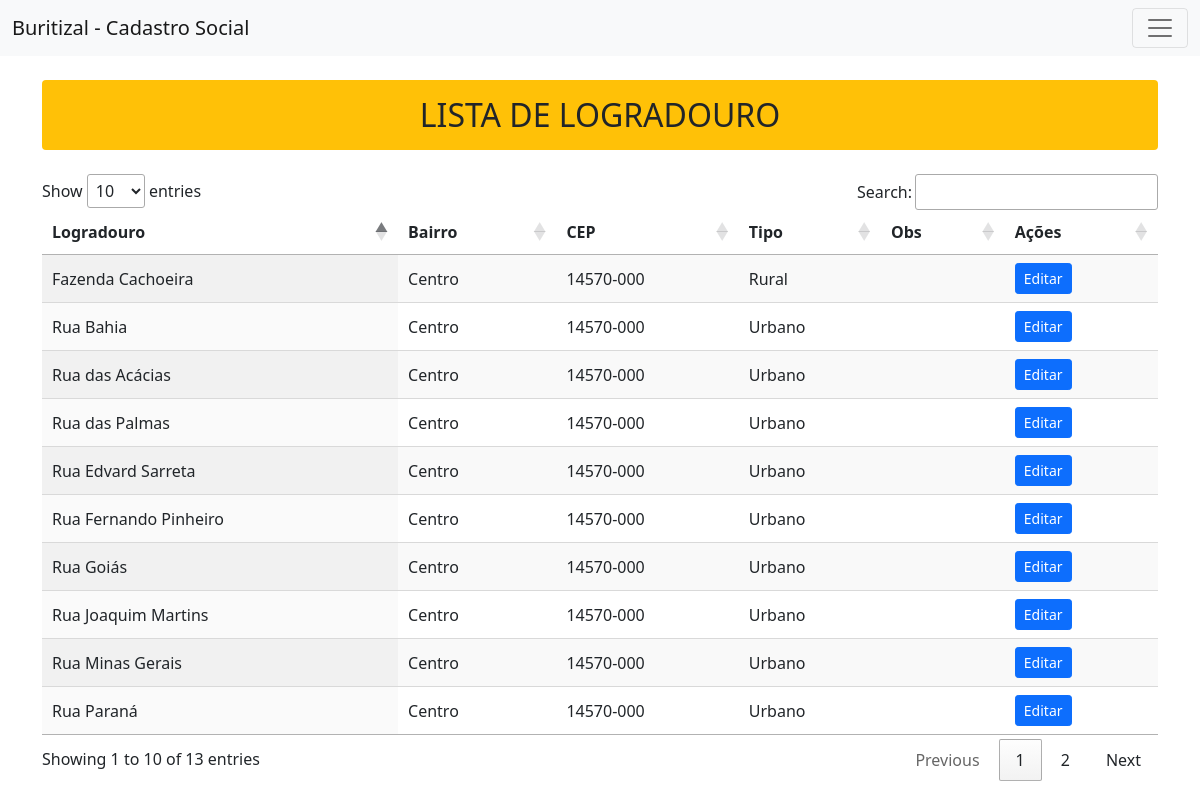
Page /logradouro/listar_logradouro.php (signed in) on the committed database.
### tables this page shows
CREATE TABLE `logradouro` (
  `id_logradouro` int(11) NOT NULL,
  `logradouro` varchar(200) NOT NULL,
  `bairro` varchar(200) NOT NULL,
  `cep` varchar(10) NOT NULL,
  `tipo` varchar(200) NOT NULL,
  `obs` varchar(200) NOT NULL
);

### logradouro/listar_logradouro.php (the view, shortened to what this page needs)
<?php
require_once '../conexao.php';
require_once '../menu.php';
?>
<!DOCTYPE html>
<html>
<head>
  <link rel="stylesheet" type="text/css" href="https://cdn.datatables.net/1.10.24/css/jquery.dataTables.css">
  <link rel="stylesheet" type="text/css" href= "https://cdn.datatables.net/fixedheader/3.1.8/css/fixedHeader.dataTables.min.css">
  <link rel="stylesheet" type="text/css" href="https://cdn.datatables.net/responsive/2.2.7/css/responsive.dataTables.min.css">
</head>
<body>
	<div class ="container my-3 mw-75">
    <h2 class="text-center text-uppercase my-4 p-3 bg-warning rounded">Lista de Logradouro</h2>
    <table class="display nowrap mw-100" id="ListaLogradouro">
      <thead>
        <tr>
          <th scope="col">Logradouro</th>
          <th scope="col">Bairro</th>
          <th scope="col">CEP</th>
          <th scope="col">Tipo</th>
          <th scope="col">Obs</th>
          <th scope="col" <?php if ($permissao == 1) { ?> hidden <?php } ?> >Ações</th>
        </tr>
      </thead>
      <?php
      $sql="SELECT * FROM logradouro";
      $busca = mysqli_query($conexao, $sql);
      while($array = mysqli_fetch_array($busca)) {
       $id_logradouro = $array['id_logradouro'];
       $logradouro = $array['logradouro'];
       $bairro = $array['bairro'];
       $cep = $array['cep'];
       $tipo = $array['tipo'];
       $obs = $array['obs'];
       ?>
       <tr>
         <td><?php echo $logradouro ?></td>
         <td><?php echo $bairro ?></td>
         <td><?php echo $cep ?></td>
         <td><?php echo $tipo ?></td>
         <td><?php echo $obs ?></td>
         <td><a href="editar_logradouro.php?id_logradouro=<?php echo $id_logradouro ?>">
          <button type="button" class="btn btn-primary btn-sm"
          <?php if ($permissao == 1) { ?> hidden <?php } ?> >Editar</button></a></td>
       </tr>
     <?php } ?>
   </table>
</div>
</body>
</html>

### menu.php (shortened to what this page needs)
<!DOCTYPE html>
<html>
<head>
  <link href="https://cdn.jsdelivr.net/npm/bootstrap@5.1.3/dist/css/bootstrap.min.css" rel="stylesheet"
>
</head>
<body>
  <?php
$permissao = $_SESSION['permissao'];
?>
  <nav class="navbar navbar-light bg-light fixed-top position-relative">
    <div class="container-fluid">
      <a class="navbar-brand" href="#">Buritizal - Cadastro Social</a>
      <button class="navbar-toggler" type="button" data-bs-toggle="offcanvas" data-bs-target="#offcanvasNavbar"
        aria-controls="offcanvasNavbar">
        <span class="navbar-toggler-icon"></span>
      </button>
    </div>
  </nav>
</body>
</html>

### rows in the picture
logradouro: logradouro "Rua Goiás", bairro "Centro", cep "14570-000", tipo "Urbano"
logradouro: logradouro "Rua Paraná", bairro "Centro", cep "14570-000", tipo "Urbano"
logradouro: logradouro "Rua Edvard Sarreta", bairro "Centro", cep "14570-000", tipo "Urbano"
logradouro: logradouro "Rua Minas Gerais", bairro "Centro", cep "14570-000", tipo "Urbano"
logradouro: logradouro "Rua Joaquim Martins", bairro "Centro", cep "14570-000", tipo "Urbano"
logradouro: logradouro "Rua das Palmas", bairro "Centro", cep "14570-000", tipo "Urbano"
logradouro: logradouro "Rua Fernando Pinheiro", bairro "Centro", cep "14570-000", tipo "Urbano"
logradouro: logradouro "Rua das Acácias", bairro "Centro", cep "14570-000", tipo "Urbano"
logradouro: logradouro "Rua Bahia", bairro "Centro", cep "14570-000", tipo "Urbano"
logradouro: logradouro "Fazenda Cachoeira", bairro "Centro", cep "14570-000", tipo "Rural"
